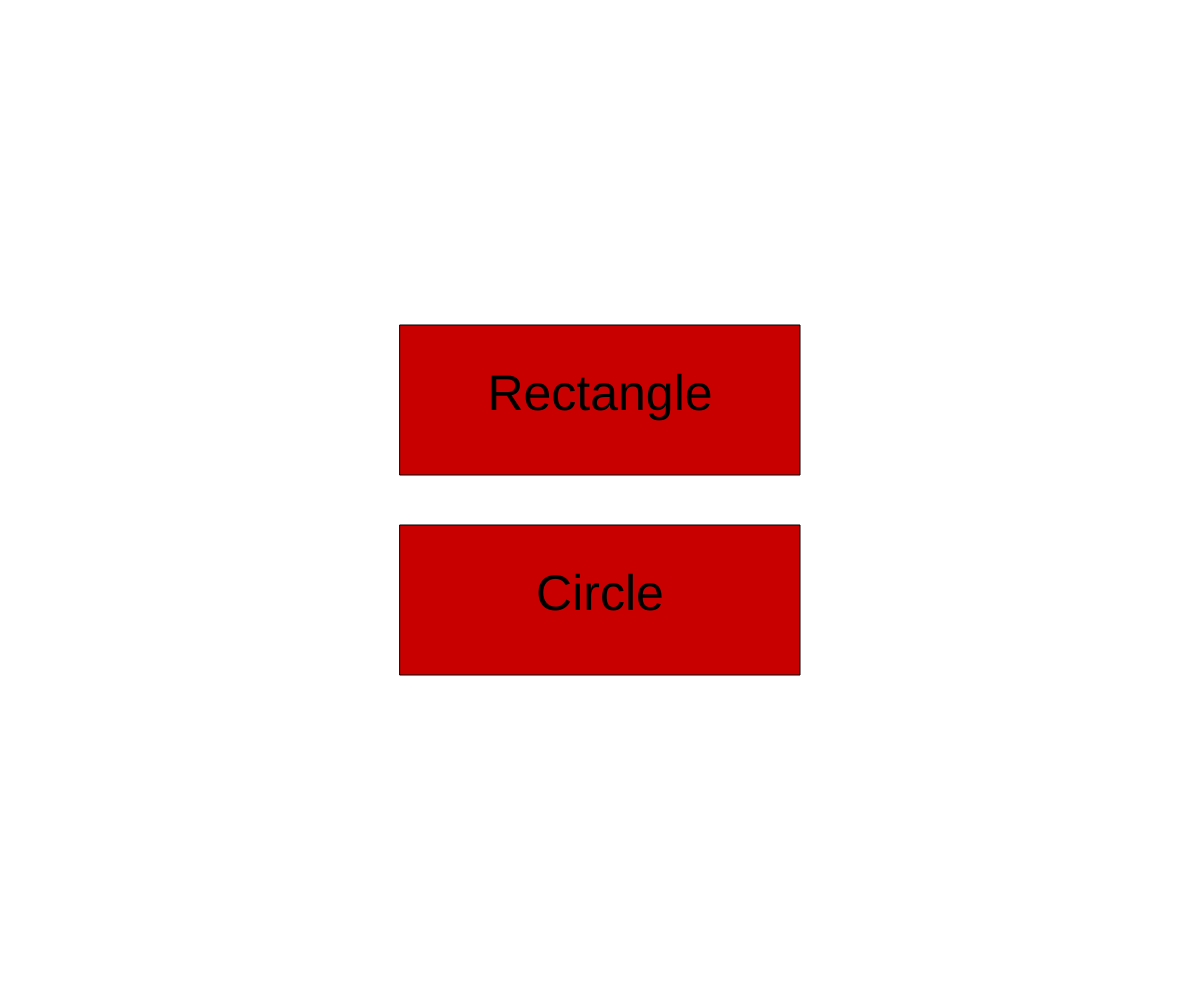
Frame 1 (no input)
Frame 60 (no input): identical to frame 1, image omitted
Frame 120 (the mouse pressed at the canvas centre since frame 60): identical to frame 1, image omitted

The p5.js sketch that drew this single still picture (run headless with seeded random() and noise() and a simulated clock; from frame 60 on, the mouse is pressed at the canvas centre):

// p5.js sketch
// ── sketch.js
// Project Title
// Your Name
// Date
//
// Extra for Experts:
// - describe what you did to take this project "above and beyond"

let x;
let y;
let dx;
let dy;
let radius = 100;
let rectSize = 100;
let state = "menu";

function setup() {
  createCanvas(windowWidth, windowHeight);
  x = width/2;
  y = height/2;
  dx = random(-15, 15);
  dy = random(-15, 15);
}


function draw() {
  background(255);

  if (state === "menu") {
    showMenu();
    checkIfButtonClicked();
  }
  else if (state === "circle") {
    displayCircle();
    moveShape();
  }
  else if (state === "rectangle") {
    displayRectangle();
    moveShape();
  }
}

function showMenu() {
  // Show rectangle button
  rectMode(CENTER);
  fill(200, 0, 0);
  rect(windowWidth/2, windowHeight/2 - 100, 400, 150);
  textAlign(CENTER);
  textSize(50);
  fill(0);
  text("Rectangle", windowWidth/2, windowHeight/2 - 90)

  // Show Circle button
  rectMode(CENTER);
  fill(200, 0, 0);
  rect(windowWidth/2, windowHeight/2 + 100, 400, 150);
  textAlign(CENTER);
  textSize(50);
  fill(0);
  text("Circle", windowWidth/2, windowHeight/2 + 110)

}

function checkIfButtonClicked() {
  if (mouseIsPressed) {
    // Check for Rectangle Button
    if (mouseX > width/2 - 200 && mouseX < width/2 + 200 && mouseY > height/2 - 100 - 75 && mouseY < height/2 - 100 + 75) {
      state = "rectangle";
    }
    if (mouseX > width/2 - 200 && mouseX < width/2 + 200 && mouseY > height/2 + 100 - 75 && mouseY < height/2+ 100  + 75) {
      state = "circle";
    }
  }
}

function windowResized() {
  resizeCanvas(windowWidth, windowHeight);
}

function moveShape() {
  x += dx;
  y += dy;
}

function displayCircle() {
  //bounce if needed
  if (x > width - radius/2 || x < 0 + radius/2) {
    dx *= -1;
  }
  if (y > height - radius/2 || y < 0 + radius/2) {
    dy *= -1;
  }

  fill(0);
  ellipse(x, y, radius, radius)
}

function displayRectangle() {
  //bounce if needed
  if (x > width - rectSize/2 || x < 0) {
    dx *= -1;
  }
  if (y > height - rectSize/2 || y < 0) {
    dy *= -1;
  }

  fill(0);
  rect(x, y, rectSize, rectSize);
}
